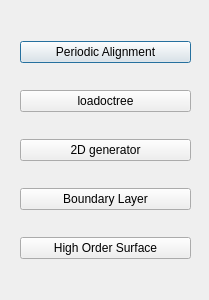
<?xml version="1.0" encoding="UTF-8"?>
<ui version="4.0">
 <class>AddProcessModuleDialog</class>
 <widget class="QDialog" name="AddProcessModuleDialog">
  <property name="geometry">
   <rect>
    <x>0</x>
    <y>0</y>
    <width>209</width>
    <height>300</height>
   </rect>
  </property>
  <property name="windowTitle">
   <string>Dialog</string>
  </property>
  <widget class="QWidget" name="verticalLayoutWidget">
   <property name="geometry">
    <rect>
     <x>20</x>
     <y>20</y>
     <width>171</width>
     <height>261</height>
    </rect>
   </property>
   <layout class="QVBoxLayout" name="verticalLayout">
    <item>
     <widget class="QPushButton" name="btnPeralign">
      <property name="text">
       <string>Periodic Alignment</string>
      </property>
     </widget>
    </item>
    <item>
     <widget class="QPushButton" name="btnLoadoctree">
      <property name="text">
       <string>loadoctree</string>
      </property>
     </widget>
    </item>
    <item>
     <widget class="QPushButton" name="btn2dgenerator">
      <property name="text">
       <string>2D generator</string>
      </property>
     </widget>
    </item>
    <item>
     <widget class="QPushButton" name="btnBoundaryLayer">
      <property name="text">
       <string>Boundary Layer</string>
      </property>
     </widget>
    </item>
    <item>
     <widget class="QPushButton" name="btnHOSurface">
      <property name="text">
       <string>High Order Surface</string>
      </property>
     </widget>
    </item>
   </layout>
  </widget>
 </widget>
 <resources/>
 <connections/>
</ui>
